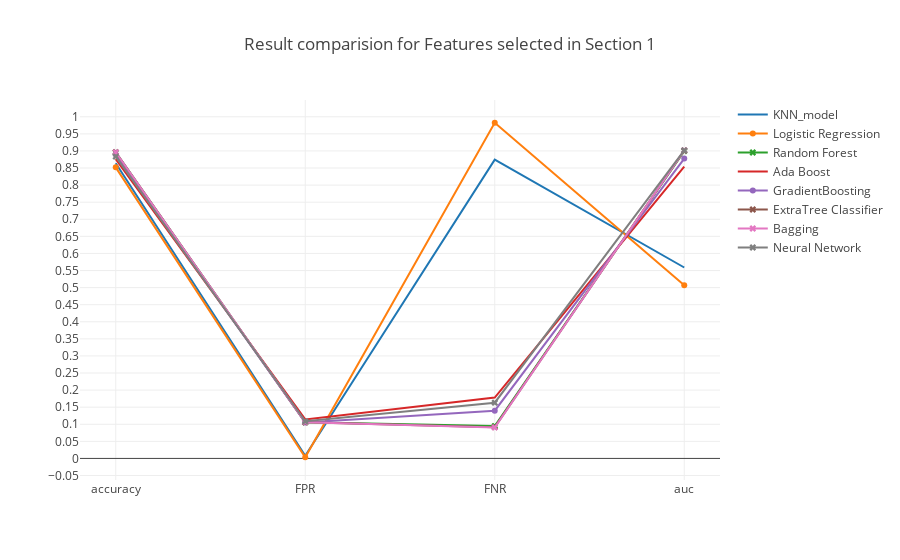

The notebook cell this image was saved under:
### Markdown cell above
### <a id='1.A' style="text-decoration : none; color : #000000;"> A Results</a>

### Code cell
trace0 = go.Scatter(x=table_80_50_test.iloc[0].index.values[[0,5,6,7]],
                    y=table_80_50_test.iloc[0].values[[0,5,6,7]],
                    mode = 'lines',
                    name = 'KNN_model')

trace1 = go.Scatter(x=table_80_50_test.iloc[1].index.values[[0,5,6,7]],
                    y=table_80_50_test.iloc[1].values[[0,5,6,7]],
                    mode = 'lines+markers',
                    name = 'Logistic Regression')

trace2 = go.Scatter(x=table_80_50_test.iloc[2].index.values[[0,5,6,7]],
                    y=table_80_50_test.iloc[2].values[[0,5,6,7]],
                    mode = 'lines+markers',marker=dict(symbol='x'),
                    name = 'Random Forest')


trace3 = go.Scatter(x=table_80_50_test.iloc[3].index.values[[0,5,6,7]],
                    y=table_80_50_test.iloc[3].values[[0,5,6,7]],
                    mode = 'lines',
                    name = 'Ada Boost')

trace4 = go.Scatter(x=table_80_50_test.iloc[4].index.values[[0,5,6,7]],
                    y=table_80_50_test.iloc[4].values[[0,5,6,7]],
                    mode = 'lines+markers',
                    name = 'GradientBoosting')

trace5 = go.Scatter(x=table_80_50_test.iloc[5].index.values[[0,5,6,7]],
                    y=table_80_50_test.iloc[5].values[[0,5,6,7]],
                    mode = 'lines+markers',marker=dict(symbol='x'),
                    name = 'ExtraTree Classifier')

trace6 = go.Scatter(x=table_80_50_test.iloc[6].index.values[[0,5,6,7]],
                    y=table_80_50_test.iloc[6].values[[0,5,6,7]],
                    mode = 'lines+markers',marker=dict(symbol='x'),
                    name = 'Bagging')

trace7 = go.Scatter(x=table_80_50_test.iloc[7].index.values[[0,5,6,7]],
                    y=table_80_50_test.iloc[7].values[[0,5,6,7]],
                    mode = 'lines+markers',marker=dict(symbol='x'),
                    name = 'Neural Network')



data = [trace0, trace1, trace2, trace3, trace4, trace5, trace6, trace7]
layout = go.Layout(yaxis=dict(tick0=0,dtick=0.05),title='Result comparision for Features selected in Section 1')
fig = go.Figure(data=data, layout=layout)

iplot(fig, filename='Result')

### Figure 1 — Plotly figure (JSON) as saved in the notebook; plotly's stock layout.template omitted (floating-point values rounded to 4 significant figures)
{"data": [{"mode": "lines", "name": "KNN_model", "type": "scatter", "uid": "24ac3aef-bbea-4b98-aed4-4b775d0fc311", "x": ["accuracy", "FPR", "FNR", "auc"], "y": [0.8642, 0.007925, 0.8744, 0.5588]}, {"mode": "lines+markers", "name": "Logistic Regression", "type": "scatter", "uid": "86dedd29-2833-4e71-acbc-e8113c87af71", "x": ["accuracy", "FPR", "FNR", "auc"], "y": [0.852, 0.003458, 0.9825, 0.507]}, {"marker": {"symbol": "x"}, "mode": "lines+markers", "name": "Random Forest", "type": "scatter", "uid": "232bcac2-f9b5-46a1-9900-f7fcf6a27234", "x": ["accuracy", "FPR", "FNR", "auc"], "y": [0.8957, 0.1059, 0.09484, 0.8996]}, {"mode": "lines", "name": "Ada Boost", "type": "scatter", "uid": "c0f95d47-808a-45fa-8dbe-4419b597a270", "x": ["accuracy", "FPR", "FNR", "auc"], "y": [0.8763, 0.1143, 0.178, 0.8538]}, {"mode": "lines+markers", "name": "GradientBoosting", "type": "scatter", "uid": "5622dcc7-63b9-4cd2-b740-395cb53fda13", "x": ["accuracy", "FPR", "FNR", "auc"], "y": [0.8898, 0.105, 0.1398, 0.8776]}, {"marker": {"symbol": "x"}, "mode": "lines+markers", "name": "ExtraTree Classifier", "type": "scatter", "uid": "fa5ab64c-8cec-438b-a4bd-08876726b931", "x": ["accuracy", "FPR", "FNR", "auc"], "y": [0.8962, 0.1059, 0.09151, 0.9013]}, {"marker": {"symbol": "x"}, "mode": "lines+markers", "name": "Bagging", "type": "scatter", "uid": "06c4f773-d856-4409-acfe-cf4d1f1650af", "x": ["accuracy", "FPR", "FNR", "auc"], "y": [0.8961, 0.1062, 0.09068, 0.9016]}, {"marker": {"symbol": "x"}, "mode": "lines+markers", "name": "Neural Network", "type": "scatter", "uid": "41a6e962-4e4c-4083-8bc7-fbbbb7d18722", "x": ["accuracy", "FPR", "FNR", "auc"], "y": [0.8833, 0.1086, 0.1631, 0.9016]}], "layout": {"title": "Result comparision for Features selected in Section 1", "yaxis": {"dtick": 0.05, "tick0": 0}}}
